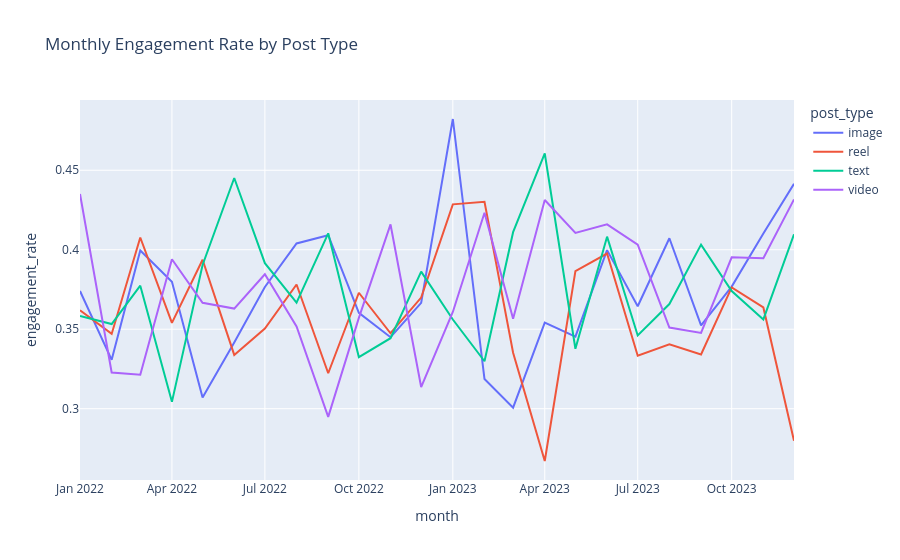

The cell this chart's notebook holds for it:
### Code cell
m = df.groupby(["month", "post_type"])["engagement_rate"].mean().reset_index()
px.line(m, x="month", y="engagement_rate", color="post_type",
        title="Monthly Engagement Rate by Post Type")
